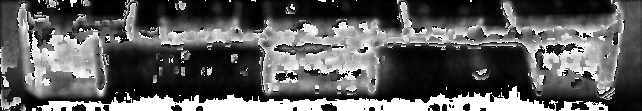
#> input picture models/estimation.png, 642 x 111 px
$ python -i filters.py   (imports and definitions only)
#> lines starting #> are read from the running program, lines starting #| are printed output that depends on the picture; after the words box and inside, x2 and y2 are one past the last pixel; in counts of white or black regions, pixels touching at a corner belong together
import numpy as np
import cv2 as cv
import uuid


# [27 lines left out: functions pool, cluster, not called in this run]


def edge(imgs):
    img, _ = imgs
    return cv.Canny(img, 100, 255, apertureSize=3)


# [20 lines left out: functions corner, corner2, not called in this run]


def to_grey(imgs):
    img, _ = imgs
    return cv.cvtColor(img, cv.COLOR_BGR2GRAY)


def rgb(imgs):
    img, _ = imgs
    return cv.cvtColor(img, cv.COLOR_GRAY2RGB)


def show(img):
    cv.imshow(str(uuid.uuid4()), img)
    cv.waitKey(0)


def denoise(img):
    return cv.fastNlMeansDenoisingColored(img, None, 20, 10, 7, 21)


def blur_gauss(imgs):
    img, _ = imgs
    return cv.GaussianBlur(img, (5, 5), 10)


# [20 lines left out: functions edge2, laplacian, not called in this run]


def segment(filename):
#> called with filename = '../../models/estimation.png'
    img = cv.imread(filename)
#> img is the input picture: shape (111, 642, 3); min 0, max 255, mean 92.7
    gray = cv.cvtColor(img, cv.COLOR_BGR2GRAY)
    ret, thresh = cv.threshold(gray, 0, 255, cv.THRESH_BINARY_INV + cv.THRESH_OTSU)
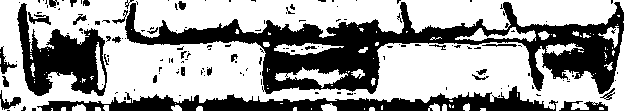
#> thresh: shape (111, 642); 63.3% white; 153 black regions (125 under 20 px), largest, box (x1, y1, x2, y2) and area: (125, 2, 624, 94) 14640, (37, 86, 558, 111) 5352, (17, 3, 107, 96) 3987
#> ret = 114
    # noise removal
    kernel = np.ones((3, 3), np.uint8)
    opening = cv.morphologyEx(thresh, cv.MORPH_OPEN, kernel, iterations=2)
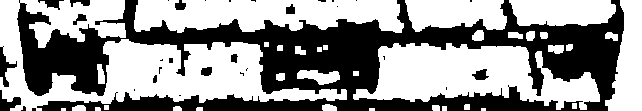
#> opening: shape (111, 642); 57.9% white; 32 black regions (19 under 20 px), largest, box (x1, y1, x2, y2) and area: (17, 0, 624, 111) 28710, (0, 46, 17, 87) 252, (0, 90, 21, 111) 217
    # sure background area
    sure_bg = cv.dilate(opening, kernel, iterations=3)
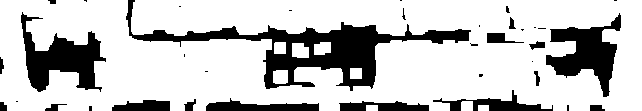
#> sure_bg: shape (111, 642); 77.7% white; 36 black regions (19 under 20 px), largest, box (x1, y1, x2, y2) and area: (126, 0, 471, 91) 6522, (21, 12, 106, 92) 2962, (546, 13, 621, 97) 2728
    # Finding sure foreground area
    dist_transform = cv.distanceTransform(opening, cv.DIST_L2, 5)
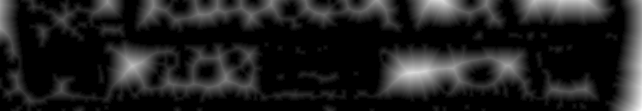
#> dist_transform: shape (111, 642) float32; min 0, max 31.77, mean 4; drawn with min black and max white
    ret, sure_fg = cv.threshold(dist_transform, 0.7 * dist_transform.max(), 255, 0)
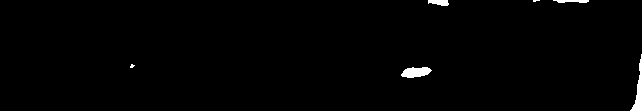
#> sure_fg: shape (111, 642) float32; 0.99% white; 6 white regions (2 under 20 px), largest, box (x1, y1, x2, y2) and area: (630, 54, 642, 111) 258, (401, 67, 432, 78) 244, (428, 0, 449, 6) 97, (553, 0, 589, 3) 83
#> ret = 22.24
    # Finding unknown region
    sure_fg = np.uint8(sure_fg)
    unknown = cv.subtract(sure_bg, sure_fg)
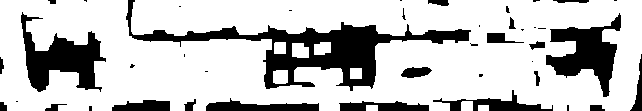
#> unknown: shape (111, 642); 76.7% white; 42 black regions (21 under 20 px), largest, box (x1, y1, x2, y2) and area: (126, 0, 471, 91) 6522, (21, 12, 106, 92) 2962, (546, 13, 621, 97) 2728
    return sure_fg


# [123 lines left out: functions contours, activate, hist_color_img, harris, canny, not called in this run]

>>> result = segment('../../models/estimation.png')
